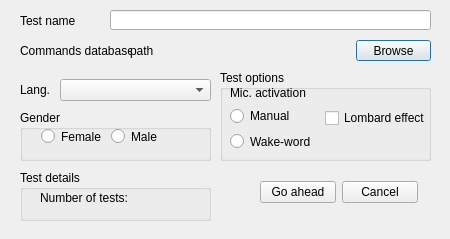
<?xml version="1.0" encoding="UTF-8"?>
<ui version="4.0">
 <class>Dialog</class>
 <widget class="QDialog" name="Dialog">
  <property name="geometry">
   <rect>
    <x>0</x>
    <y>0</y>
    <width>450</width>
    <height>239</height>
   </rect>
  </property>
  <property name="windowTitle">
   <string>Dialog</string>
  </property>
  <widget class="QLabel" name="label">
   <property name="geometry">
    <rect>
     <x>20</x>
     <y>10</y>
     <width>71</width>
     <height>21</height>
    </rect>
   </property>
   <property name="text">
    <string>Test name</string>
   </property>
  </widget>
  <widget class="QLineEdit" name="nameEdit">
   <property name="geometry">
    <rect>
     <x>110</x>
     <y>10</y>
     <width>321</width>
     <height>20</height>
    </rect>
   </property>
  </widget>
  <widget class="QLabel" name="label_2">
   <property name="geometry">
    <rect>
     <x>20</x>
     <y>40</y>
     <width>111</width>
     <height>21</height>
    </rect>
   </property>
   <property name="text">
    <string>Commands database:</string>
   </property>
  </widget>
  <widget class="QPushButton" name="pushButton">
   <property name="geometry">
    <rect>
     <x>356</x>
     <y>40</y>
     <width>75</width>
     <height>21</height>
    </rect>
   </property>
   <property name="text">
    <string>Browse</string>
   </property>
  </widget>
  <widget class="QLabel" name="label_3">
   <property name="geometry">
    <rect>
     <x>20</x>
     <y>79</y>
     <width>71</width>
     <height>21</height>
    </rect>
   </property>
   <property name="text">
    <string>Lang.</string>
   </property>
  </widget>
  <widget class="QComboBox" name="langBox">
   <property name="geometry">
    <rect>
     <x>60</x>
     <y>79</y>
     <width>151</width>
     <height>22</height>
    </rect>
   </property>
   <property name="currentIndex">
    <number>-1</number>
   </property>
   <property name="maxCount">
    <number>2147483645</number>
   </property>
  </widget>
  <widget class="QLabel" name="databaseLabel">
   <property name="geometry">
    <rect>
     <x>130</x>
     <y>40</y>
     <width>111</width>
     <height>21</height>
    </rect>
   </property>
   <property name="text">
    <string>path</string>
   </property>
  </widget>
  <widget class="QGroupBox" name="groupBox">
   <property name="geometry">
    <rect>
     <x>20</x>
     <y>110</y>
     <width>191</width>
     <height>51</height>
    </rect>
   </property>
   <property name="title">
    <string>Gender</string>
   </property>
   <widget class="QWidget" name="">
    <property name="geometry">
     <rect>
      <x>21</x>
      <y>17</y>
      <width>121</width>
      <height>19</height>
     </rect>
    </property>
    <layout class="QHBoxLayout" name="horizontalLayout">
     <item>
      <widget class="QRadioButton" name="radioButton">
       <property name="text">
        <string>Female</string>
       </property>
      </widget>
     </item>
     <item>
      <widget class="QRadioButton" name="radioButton_2">
       <property name="text">
        <string>Male</string>
       </property>
       <property name="autoExclusive">
        <bool>true</bool>
       </property>
      </widget>
     </item>
    </layout>
   </widget>
  </widget>
  <widget class="QGroupBox" name="groupBox_2">
   <property name="geometry">
    <rect>
     <x>220</x>
     <y>70</y>
     <width>211</width>
     <height>91</height>
    </rect>
   </property>
   <property name="title">
    <string>Test options</string>
   </property>
   <widget class="QWidget" name="">
    <property name="geometry">
     <rect>
      <x>10</x>
      <y>16</y>
      <width>201</width>
      <height>65</height>
     </rect>
    </property>
    <layout class="QHBoxLayout" name="horizontalLayout_3">
     <item>
      <layout class="QVBoxLayout" name="verticalLayout">
       <item>
        <widget class="QLabel" name="label_4">
         <property name="text">
          <string>Mic. activation</string>
         </property>
        </widget>
       </item>
       <item>
        <layout class="QVBoxLayout" name="verticalLayout_3">
         <item>
          <widget class="QRadioButton" name="radioButton_5">
           <property name="text">
            <string>Manual</string>
           </property>
          </widget>
         </item>
         <item>
          <widget class="QRadioButton" name="radioButton_6">
           <property name="text">
            <string>Wake-word</string>
           </property>
           <property name="autoExclusive">
            <bool>true</bool>
           </property>
          </widget>
         </item>
        </layout>
       </item>
      </layout>
     </item>
     <item>
      <widget class="QCheckBox" name="checkBox">
       <property name="text">
        <string>Lombard effect</string>
       </property>
      </widget>
     </item>
    </layout>
   </widget>
  </widget>
  <widget class="QGroupBox" name="groupBox_3">
   <property name="geometry">
    <rect>
     <x>20</x>
     <y>170</y>
     <width>191</width>
     <height>51</height>
    </rect>
   </property>
   <property name="title">
    <string>Test details</string>
   </property>
   <widget class="QLabel" name="label_5">
    <property name="geometry">
     <rect>
      <x>20</x>
      <y>20</y>
      <width>261</width>
      <height>16</height>
     </rect>
    </property>
    <property name="text">
     <string>Number of tests: </string>
    </property>
   </widget>
  </widget>
  <widget class="QWidget" name="">
   <property name="geometry">
    <rect>
     <x>260</x>
     <y>180</y>
     <width>158</width>
     <height>25</height>
    </rect>
   </property>
   <layout class="QHBoxLayout" name="horizontalLayout_2">
    <item>
     <widget class="QPushButton" name="submitButton">
      <property name="text">
       <string>Go ahead</string>
      </property>
     </widget>
    </item>
    <item>
     <widget class="QPushButton" name="pushButton_3">
      <property name="text">
       <string>Cancel</string>
      </property>
     </widget>
    </item>
   </layout>
  </widget>
 </widget>
 <resources/>
 <connections/>
</ui>
